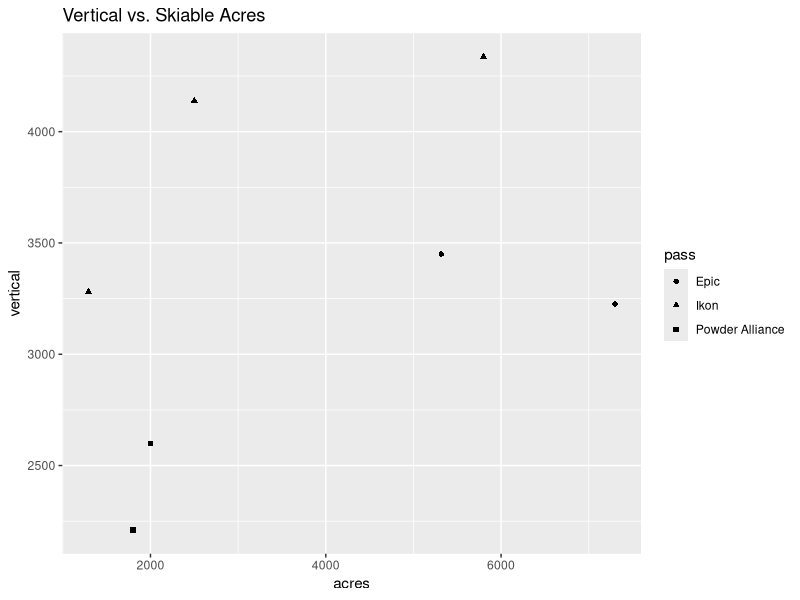

This chart was generated by the following R code:
## ---- chunk 1
knitr::opts_chunk$set(echo = TRUE)
library(tidyverse)
library(knitr)
## ---- chunk 2
snow <- tibble(ski_hill = c('Big Sky','Jackson Hole','Taos','Bridger Bowl','Loveland', "Vail", "Park City"),
               pass = c('Ikon','Ikon','Ikon','Powder Alliance','Powder Alliance', "Epic","Epic"),
       acres = c(5800, 2500,1294, 2000, 1800, 5317,7300),
       vertical = c(4336, 4139,3281, 2600, 2210,3450,3226 ))
snow %>% arrange(pass) %>% kable()
## ---- chunk 3
library(tidyverse)
snow %>% group_by(pass) %>% 
  summarize(min_size = min(acres)) %>% 
  arrange(min_size)
## ---- chunk 4
for (i in 1:5){
  print(snow$ski_hill[i])
    if (snow$pass[i] == 'Ikon'){
      print("is on the Ikon pass")
    } else {
      print("is not on the Ikon pass")
    }
}
## ---- chunk 5
snow %>% ggplot(aes(y = vertical, x = acres, shape = pass)) +
  geom_point() + ggtitle('Vertical vs. Skiable Acres')
## ---- chunk 6
ifelse(snow[,3] > 5000 | snow[,4] > 4000, 
       "The mountain is big or steep",
       "The mountain is not big or steep")
## ---- chunk 7
ticket_price <- tibble(ski_hill = c('Big Sky','Bridger Bowl','Discovery'),
               pass_cost = c('1,699', '900', '525'))
ticket_price %>% kable()
## ---- chunk 8
typeof(ticket_price$pass_cost)
## ---- chunk 9
snow %>% inner_join(ticket_price, by = "ski_hill")
## ---- chunk 10
ticket_price %>% left_join(snow, by = "ski_hill")
## ---- chunk 11
library(stringr)
ticket_price %>% mutate(cost = str_replace(pass_cost, ',', ''))
## ---- chunk 12
flip_coin <- function(num_flips){
  # Function to simulate flipping a fair coin
  # ARGS: num_flips - number of times to flip coin
  # RETURNS: vector of coin flips containing "H" or "T"
  sample(c("H", "T"), size = num_flips, replace = TRUE)
}
flip_coin(10)
